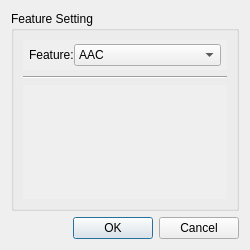
<?xml version="1.0" encoding="UTF-8"?>
<ui version="4.0">
 <class>Dialog</class>
 <widget class="QDialog" name="Dialog">
  <property name="geometry">
   <rect>
    <x>0</x>
    <y>0</y>
    <width>250</width>
    <height>250</height>
   </rect>
  </property>
  <property name="minimumSize">
   <size>
    <width>250</width>
    <height>250</height>
   </size>
  </property>
  <property name="maximumSize">
   <size>
    <width>250</width>
    <height>250</height>
   </size>
  </property>
  <property name="windowTitle">
   <string>Feature Extraction Settings</string>
  </property>
  <property name="windowIcon">
   <iconset resource="background.qrc">
    <normaloff>:/imgs/imgs/setting.png</normaloff>:/imgs/imgs/setting.png</iconset>
  </property>
  <layout class="QVBoxLayout" name="verticalLayout">
   <item>
    <widget class="QWidget" name="widget_2" native="true">
     <layout class="QHBoxLayout" name="horizontalLayout">
      <property name="leftMargin">
       <number>0</number>
      </property>
      <property name="topMargin">
       <number>0</number>
      </property>
      <property name="rightMargin">
       <number>0</number>
      </property>
      <property name="bottomMargin">
       <number>0</number>
      </property>
      <item>
       <widget class="QGroupBox" name="groupBox_Feature_Setting">
        <property name="title">
         <string>Feature Setting</string>
        </property>
        <layout class="QVBoxLayout" name="verticalLayout_18">
         <item alignment="Qt::AlignBottom">
          <widget class="QWidget" name="widget_Select_Feature" native="true">
           <property name="maximumSize">
            <size>
             <width>16777215</width>
             <height>50</height>
            </size>
           </property>
           <property name="autoFillBackground">
            <bool>true</bool>
           </property>
           <layout class="QFormLayout" name="formLayout_4">
            <property name="horizontalSpacing">
             <number>0</number>
            </property>
            <property name="verticalSpacing">
             <number>0</number>
            </property>
            <property name="leftMargin">
             <number>6</number>
            </property>
            <property name="topMargin">
             <number>4</number>
            </property>
            <property name="rightMargin">
             <number>6</number>
            </property>
            <property name="bottomMargin">
             <number>4</number>
            </property>
            <item row="0" column="1">
             <widget class="QComboBox" name="comboBox_Select_Feature">
              <item>
               <property name="text">
                <string>AAC</string>
               </property>
              </item>
              <item>
               <property name="text">
                <string>CKSAAP</string>
               </property>
              </item>
              <item>
               <property name="text">
                <string>CTriad</string>
               </property>
              </item>
              <item>
               <property name="text">
                <string>DDE</string>
               </property>
              </item>
              <item>
               <property name="text">
                <string>KSCTriad</string>
               </property>
              </item>
              <item>
               <property name="text">
                <string>TPC</string>
               </property>
              </item>
              <item>
               <property name="text">
                <string>Word Vector</string>
               </property>
              </item>
             </widget>
            </item>
            <item row="0" column="0">
             <widget class="QLabel" name="label_Select_Feature">
              <property name="autoFillBackground">
               <bool>false</bool>
              </property>
              <property name="text">
               <string>Feature:</string>
              </property>
             </widget>
            </item>
           </layout>
          </widget>
         </item>
         <item>
          <widget class="Line" name="line_9">
           <property name="orientation">
            <enum>Qt::Horizontal</enum>
           </property>
          </widget>
         </item>
         <item>
          <widget class="QScrollArea" name="scrollArea_Feature_Params">
           <property name="frameShape">
            <enum>QFrame::NoFrame</enum>
           </property>
           <property name="widgetResizable">
            <bool>true</bool>
           </property>
           <widget class="QWidget" name="scrollAreaWidgetContents_Feature_Params">
            <property name="geometry">
             <rect>
              <x>0</x>
              <y>0</y>
              <width>224</width>
              <height>156</height>
             </rect>
            </property>
            <layout class="QFormLayout" name="formLayout_5">
             <property name="topMargin">
              <number>0</number>
             </property>
            </layout>
           </widget>
          </widget>
         </item>
        </layout>
       </widget>
      </item>
     </layout>
    </widget>
   </item>
   <item>
    <widget class="QDialogButtonBox" name="buttonBox">
     <property name="orientation">
      <enum>Qt::Horizontal</enum>
     </property>
     <property name="standardButtons">
      <set>QDialogButtonBox::Cancel|QDialogButtonBox::Ok</set>
     </property>
    </widget>
   </item>
  </layout>
 </widget>
 <resources>
  <include location="background.qrc"/>
 </resources>
 <connections>
  <connection>
   <sender>buttonBox</sender>
   <signal>accepted()</signal>
   <receiver>Dialog</receiver>
   <slot>accept()</slot>
   <hints>
    <hint type="sourcelabel">
     <x>248</x>
     <y>254</y>
    </hint>
    <hint type="destinationlabel">
     <x>157</x>
     <y>274</y>
    </hint>
   </hints>
  </connection>
  <connection>
   <sender>buttonBox</sender>
   <signal>rejected()</signal>
   <receiver>Dialog</receiver>
   <slot>reject()</slot>
   <hints>
    <hint type="sourcelabel">
     <x>316</x>
     <y>260</y>
    </hint>
    <hint type="destinationlabel">
     <x>286</x>
     <y>274</y>
    </hint>
   </hints>
  </connection>
 </connections>
</ui>
